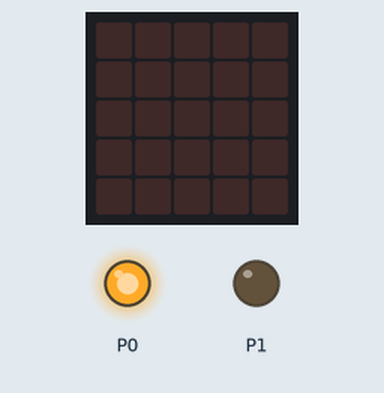
Simulated run of this program. Board: BBC micro:bit running MicroPython. Shown: the board's 5×5 LED display, output pins drawn as LEDs (lit = HIGH).

Above: at 0.1 s.
At 5.1 s:
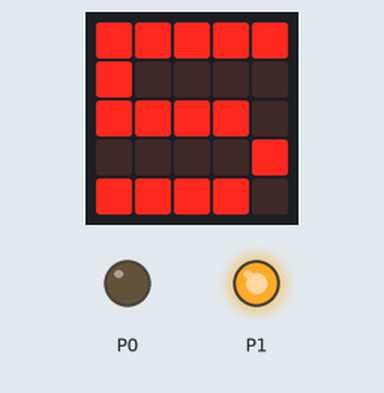
At 7.1 s:
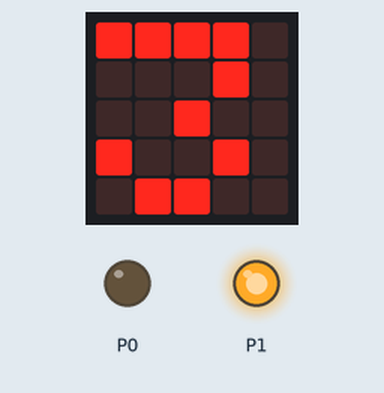
At 10.1 s:
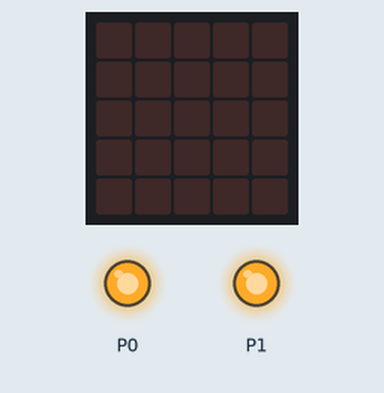
Timing chart, 0 to 37.5 s (numbered marks = the images above):
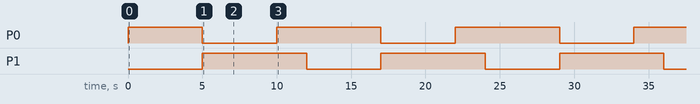

The program:

traffic_light.py
```python
from microbit import *

while True:
    pin0.write_digital(1) #첫 시작은 빨간불(0번핀 빨간 불 켜기)
    sleep(5000) #5초 대기
    pin0.write_digital(0) #빨간불 끄기
    pin1.write_digital(1) #녹색 불 켜기(1번(초록불)핀 켜기)
    for a in range(5): #for문을 사용하여 a에 값을 더해 5초 카운트함
        display.show(5-a) #숫자 세는 것 보여줌
        sleep(1000) #1초 대기
    pin1.write_digital(0)#녹색 불 끄기
   #노란불을 만들려면 빨간색과 녹색 LED를 동시에 켜야함
    pin0.write_digital(1) #빨간색 불 켜기
    pin1.write_digital(1) #초록색 불 끄기
    display.clear()#초기화
    sleep(2000)#2초 대기
    pin0.write_digital(0) #빨간 불 끄기
    pin1.write_digital(0) #초록 불 끄기
```

Measured:
- by itself, P0: repeats every 12.0 s: LOW 5.0 s, HIGH 7.0 s
- by itself, P1: alternates HIGH for 7.0 s and LOW for 5.0 s
- by itself, everything shown: repeats every 12.0 s, in 7 steps
- what the display in image 1 shows lasts 1.0 s, from 5.0 s to 6.0 s
